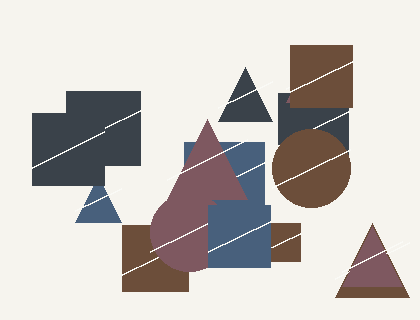
#> input picture computer-vision-advanced/source/assets/images/pattern.png, 420 x 320 px, found by its file name
$ python main.py
#> lines starting #> are read from the running program, lines starting #| are printed output that depends on the picture
import sys

if hasattr(sys.stdout, "reconfigure"):
    sys.stdout.reconfigure(encoding="utf-8", errors="replace")

from pathlib import Path

import cv2
import matplotlib
matplotlib.use("Agg")
matplotlib.rcParams["font.sans-serif"] = ["Microsoft YaHei", "SimHei", "DejaVu Sans"]
matplotlib.rcParams["axes.unicode_minus"] = False
import matplotlib.pyplot as plt
import numpy as np
from IPython.display import Image, display


def data_path(name):
#> called with name = 'images/pattern.png'
    here = Path.cwd()
    for base in [here, here.parent, here.parent.parent]:
        candidate = base / "assets" / name
        if candidate.exists():
            return candidate
    raise FileNotFoundError(name)


output = Path("output")
output.mkdir(exist_ok=True)
print("输出目录已就绪")

import cv2
from PIL import Image as PILImage

pattern = np.array(PILImage.open(data_path("images/pattern.png")).convert("L"))
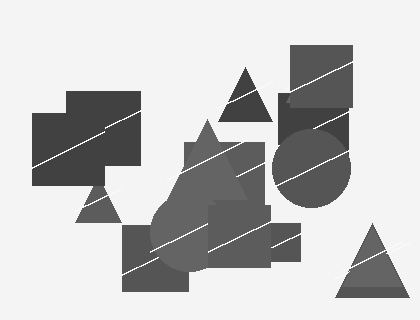
#> pattern: shape (320, 420); min 65, max 250, mean 194.4
rotated = np.array(PILImage.open(data_path("images/pattern_rotated.png")).convert("L"))
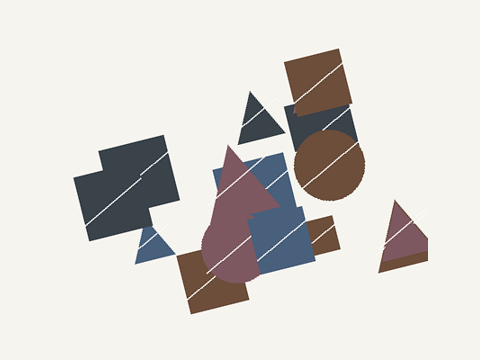
#> input picture computer-vision-advanced/source/assets/images/pattern_rotated.png, 480 x 360 px, found by its file name
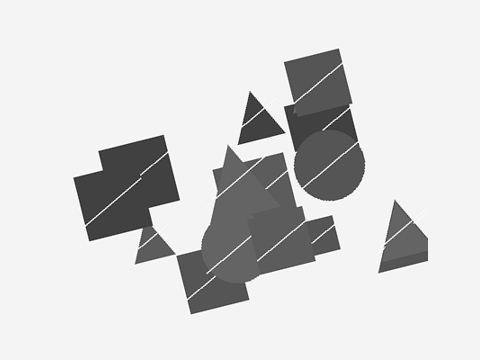
#> rotated: shape (360, 480); min 23, max 255, mean 212.7
print("原图形状：", pattern.shape)
#| 原图形状： (320, 420)
print("变换后形状：", rotated.shape)
#| 变换后形状： (360, 480)
print("原图灰度范围：", int(pattern.min()), "到", int(pattern.max()))
#| 原图灰度范围： 65 到 250


orb = cv2.ORB_create(nfeatures=500)
keypoints_a, descriptors_a = orb.detectAndCompute(pattern, None)
#> keypoints_a = 417 keypoints; strongest (x, y, size): (254, 87, 31), (256, 89, 37.2), (229, 99, 31), (348, 154, 31)
keypoints_b, descriptors_b = orb.detectAndCompute(rotated, None)
#> keypoints_b = 500 keypoints; strongest (x, y, size): (263, 109, 31), (87, 223, 31), (101, 168, 31), (178, 198, 31)

print("原图关键点：", len(keypoints_a))
#| 原图关键点： 417
print("变换图关键点：", len(keypoints_b))
#| 变换图关键点： 500
print("原图描述子形状：", descriptors_a.shape)
#| 原图描述子形状： (417, 32)
print("变换图描述子形状：", descriptors_b.shape)
#| 变换图描述子形状： (500, 32)
print("单个描述子字节数：", descriptors_a.shape[1])
#| 单个描述子字节数： 32

vis_a = cv2.drawKeypoints(pattern, keypoints_a, None, color=(220, 70, 60), flags=cv2.DRAW_MATCHES_FLAGS_DEFAULT)
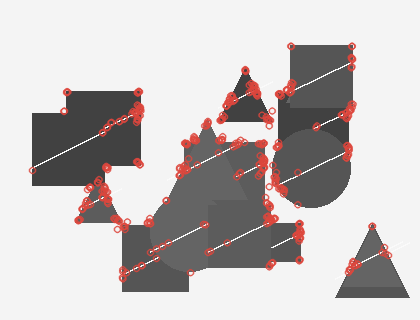
#> vis_a: shape (320, 420, 3); mean of channels 0, 1, 2 197.3, 191.4, 191; drawn as R, G, B
vis_b = cv2.drawKeypoints(rotated, keypoints_b, None, color=(220, 70, 60), flags=cv2.DRAW_MATCHES_FLAGS_DEFAULT)
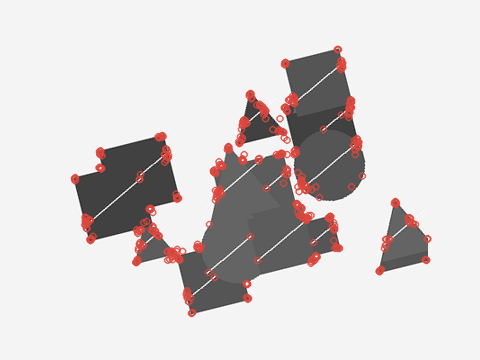
#> vis_b: shape (360, 480, 3); mean of channels 0, 1, 2 215, 210.1, 209.8; drawn as R, G, B
#> (the run stopped early here; a loop or call above may not have finished)
